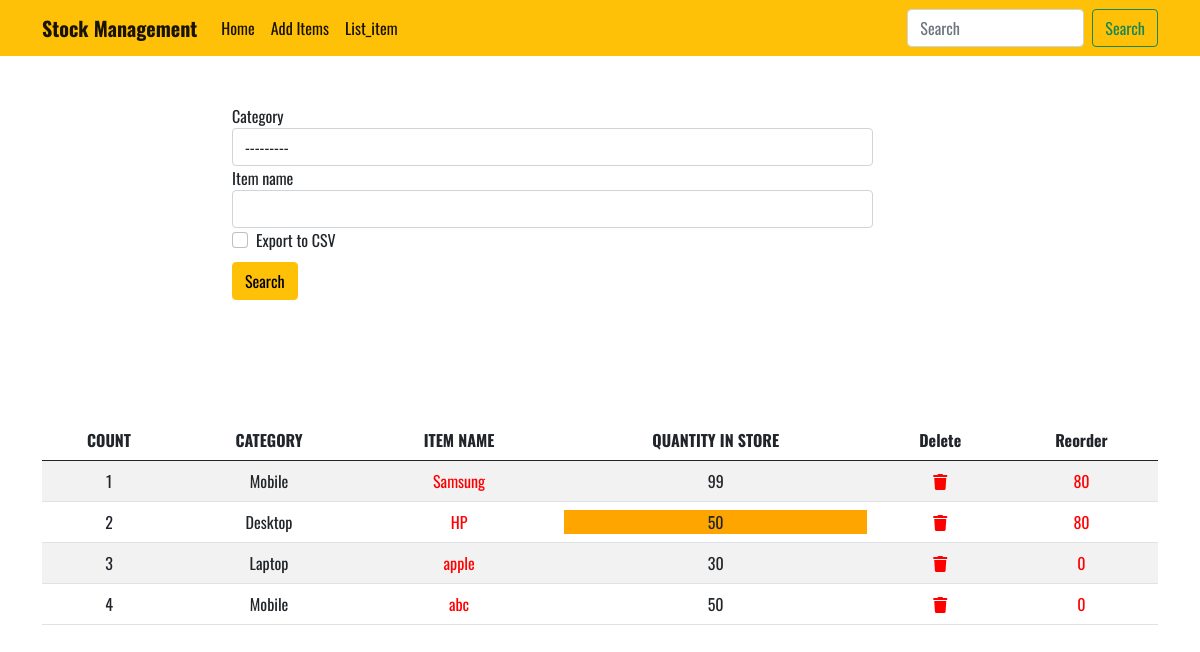
The app's page /list_item/ with its own data.
### newstock/models.py (models this page shows, shortened)
class Stock(models.Model):
    category = models.ForeignKey(
        MyCategory, on_delete=models.CASCADE, blank=True)
    item_name = models.CharField(max_length=50, blank=True, null=True)
    quantity = models.IntegerField(default='0', blank=True, null=True)
    receive_quantity = models.IntegerField(default='0', blank=True, null=True)
    receive_by = models.CharField(max_length=50, blank=True, null=True)
    issue_quantity = models.IntegerField(default='0', blank=True, null=True)
    issue_by = models.CharField(max_length=50, blank=True, null=True)
    issue_to = models.CharField(max_length=50, blank=True, null=True)
    phone_number = models.CharField(max_length=50, blank=True, null=True)
    created_by = models.CharField(max_length=50, blank=True, null=True)
    reorder_level = models.IntegerField(default='0', blank=True, null=True)
    last_updated = models.DateTimeField(auto_now_add=False, auto_now=True)
    export_to_CSV = models.BooleanField(default=False)

class MyCategory(models.Model):
    name = models.CharField(max_length=50)
    def __str__(self):
        return self.name

### newstock/views.py (the view)
# urls.py: path('list_item/', views.list_item, name='list_item'),
def list_item(request):
    title = 'List of Items'
    if request.method == 'POST':
        form = StockSearchForm(request.POST)
        queryset = Stock.objects.filter(category__id__icontains=form['category'].value(),
                                        item_name__icontains=form['item_name'].value(
        )
        )
        if form['export_to_CSV'].value() == True:
            response = HttpResponse(content_type='text/csv')
            response['Content-Disposition'] = 'attachment; filename="List of stock.csv"'
            writer = csv.writer(response)
            writer.writerow(['CATEGORY', 'ITEM NAME', 'QUANTITY'])
            instance = queryset
            for stock in instance:
                writer.writerow(
                    [stock.category, stock.item_name, stock.quantity])
            return response
    else:
        form = StockSearchForm()
        queryset = Stock.objects.all()
    context = {"form": form, "queryset": queryset, "title": title, }
    return render(request, "stockmgmt/list_item.html", context)

### newstock/forms.py
class StockSearchForm(forms.ModelForm):
    class Meta:
        model = Stock
        fields = ['category', 'item_name', 'export_to_CSV']

### newstock/templates/stockmgmt/list_item.html (shortened to what this page needs)
{% extends "stockmgmt/base.html" %}
{% load static %}
{% load crispy_forms_tags %}
{% block content %}
<div class="container mt-5">
    <div class="row">
        <div class="col-md-7 col-12 col-sm-12 offset-md-2">
            <form method='POST' action=''>
                {{form|crispy}}
                <input type="submit" value='Search' class="btn btn-warning mt-2" />
            </form>
            <br>
        </div>
    </div>
</div>
<div class="container mt-5 text-center mycon">
    <table class='table table-striped mt-5'>
        <thead>
            <tr>
                <th>COUNT</th>
                <th>CATEGORY</th>
                <th>ITEM NAME</th>
                <th>QUANTITY IN STORE</th>
                <th>Delete</th>
                <th>Reorder</th>
            </tr>
        </thead>
        {% for instance in queryset %}
        <tr>
            <td>{{forloop.counter}}</td>
            <td>{{instance.category}}</td>
            <td> <a href="{% url 'update_items' instance.id %}">{{instance.item_name}}</a></td>
            <td>
                {% if instance.quantity <= instance.reorder_level %} <div style="background-color: orange;">
                    {{instance.quantity}}
</div>
{% else %}
{{instance.quantity}}
{% endif %}
</td>
<td><a href="{% url 'delete_items' instance.id %}"><i class="fa fa-trash" title="Delete this item"
            aria-hidden="true"></i></a></td>
<td><a href="{% url 'reorder_level' instance.id %}">{{instance.reorder_level}}</a></td>
</tr>
{% endfor %}
</table>
</div>
{% endblock content %}

### newstock/templates/stockmgmt/base.html (shortened to what this page needs)
<!doctype html>
<html lang="en">
{% load static %}
<head>
    <link href="https://cdn.jsdelivr.net/npm/bootstrap@5.0.2/dist/css/bootstrap.min.css" rel="stylesheet"
>
    <link rel="stylesheet" href="https://pro.fontawesome.com/releases/v5.10.0/css/all.css" />
    <link href="{% static 'css/style.css' %}" rel="stylesheet">
</head>
<body>
    {% include "stockmgmt/navbar.html" %}
    {% block content %}
    {% endblock content %}
</body>
</html>

### newstock/templates/stockmgmt/navbar.html (shortened to what this page needs)
<nav class="navbar navbar-expand-lg navbar-light bg-warning sticky-top">
    <div class="container">
        <a class="navbar-brand" href="/"> <b>Stock Management</b></a>
        <div class="collapse navbar-collapse" id="navbarSupportedContent">
            <ul class="navbar-nav me-auto mb-2 mb-lg-0">
                <li class="nav-item">
                    <a class="nav-link active" aria-current="page" href="/">Home</a>
                </li>
                <li class="nav-item">
                    <a class="nav-link active" href="{% url 'add_items' %}">Add Items</a>
                </li>
                <li class="nav-item">
                    <a class="nav-link active" href="{% url 'list_item' %}">List_item</a>
                </li>
            </ul>
            <form class="d-flex">
                <input class="form-control me-2" name="search" type="search" placeholder="Search" aria-label="Search">
                <button class="btn btn-outline-success" type="submit">Search</button>
            </form>
        </div>
    </div>
</nav>

### newstock/static/css/style.css (style rules this page uses)
* { margin: 0; padding: 0; box-sizing: border-box; }
body { font-family: "Oswald", sans-serif; }
table { cursor: pointer; }
td > a { color: red; text-decoration: none; }
.mycon { width: 100vw; overflow-x: scroll; }

### records on screen
Stock: category "Mobile", item_name "Samsung", quantity "99", reorder_level "80"
Stock: category "Desktop", item_name "HP", quantity "50", reorder_level "80"
Stock: category "Laptop", item_name "apple", quantity "30", reorder_level "0"
Stock: category "Mobile", item_name "abc", quantity "50", reorder_level "0"
